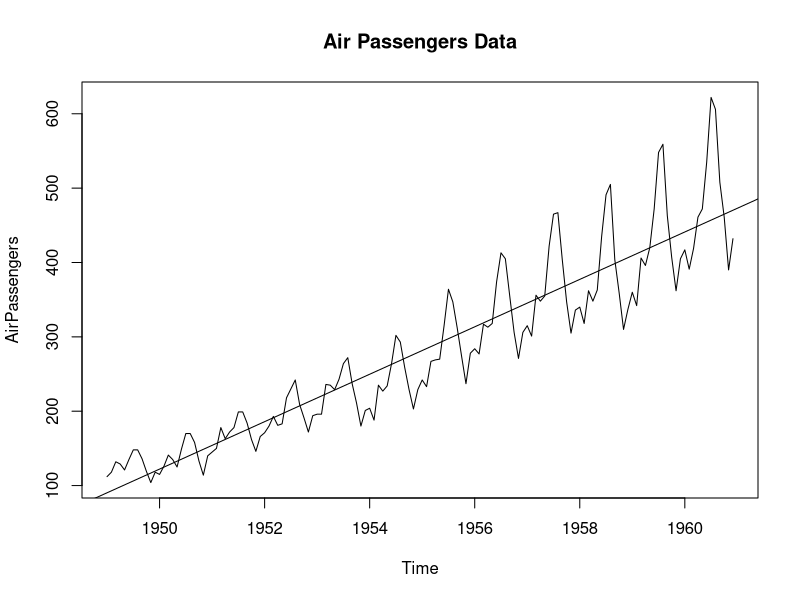
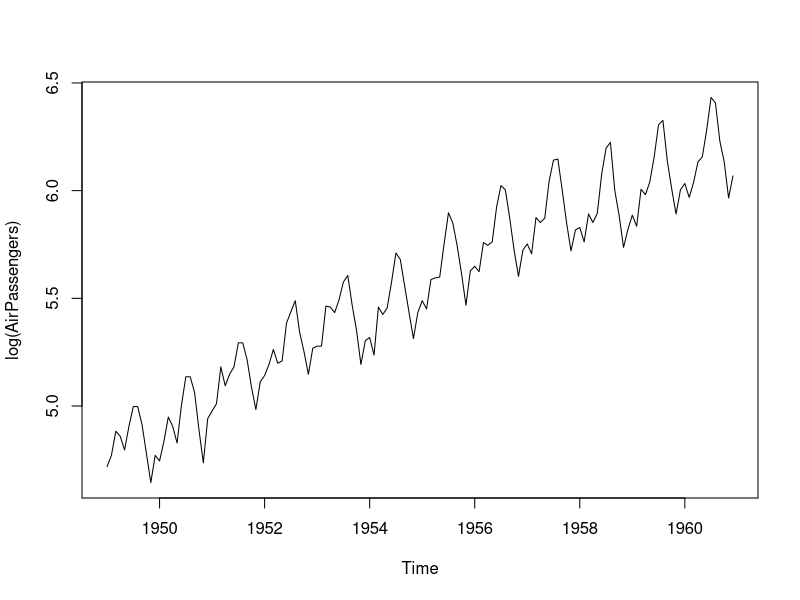
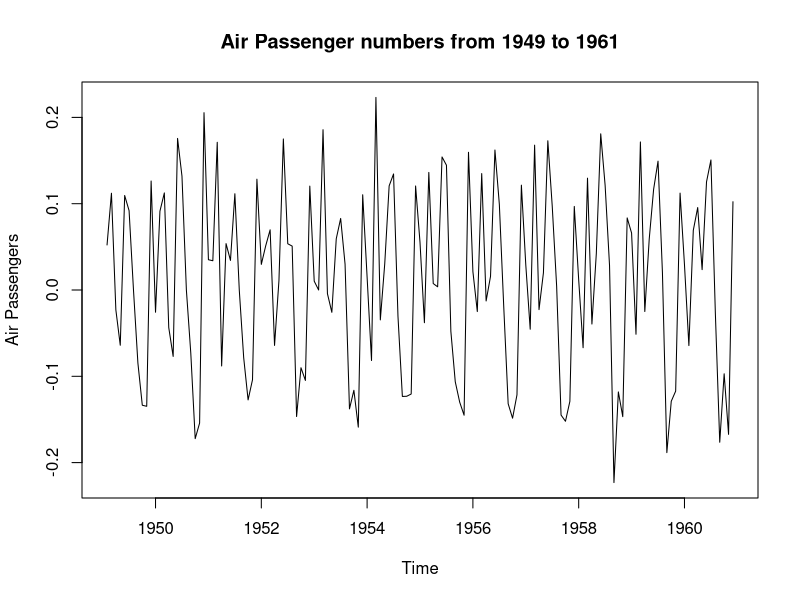
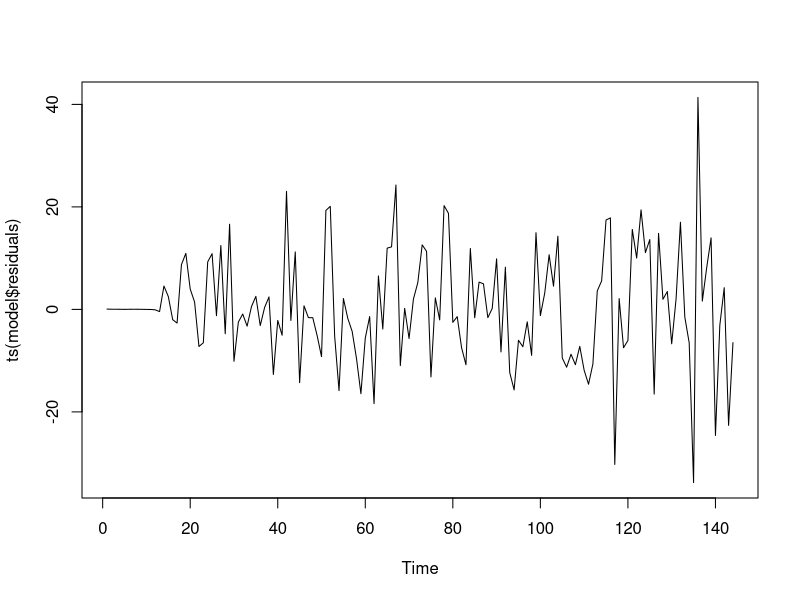
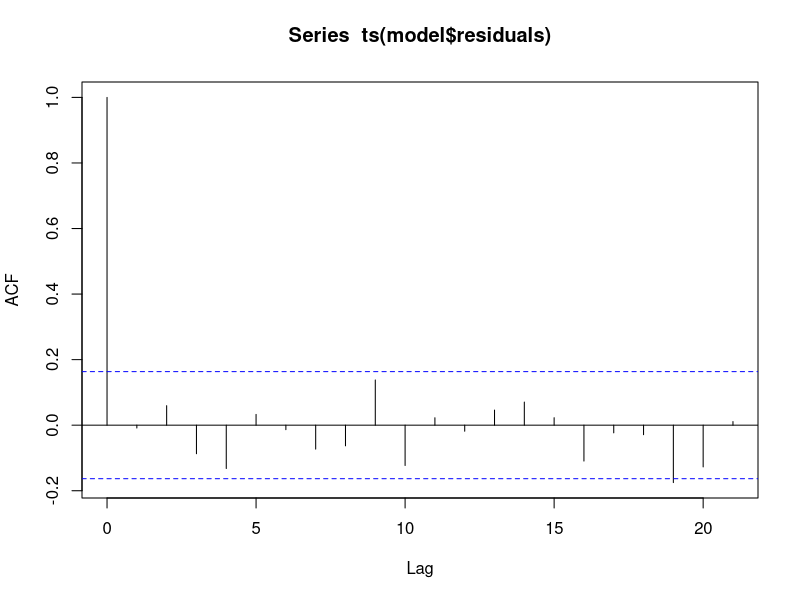
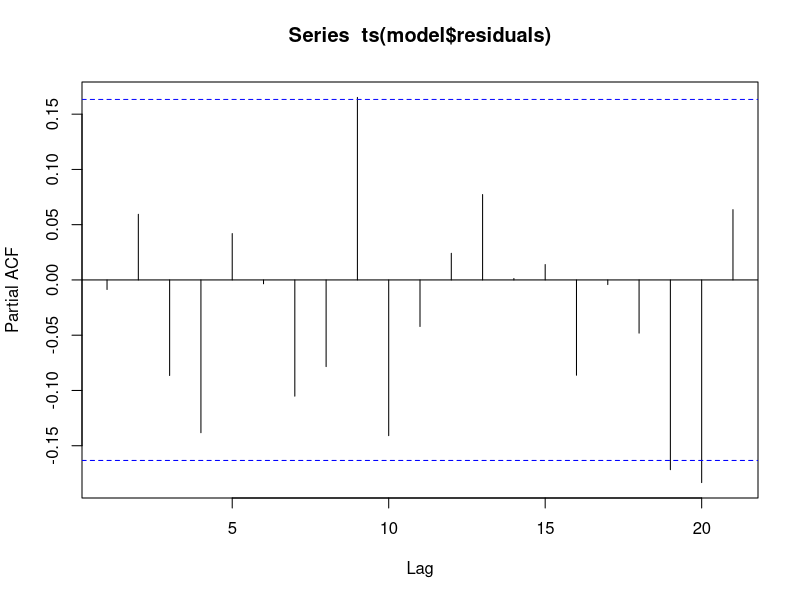
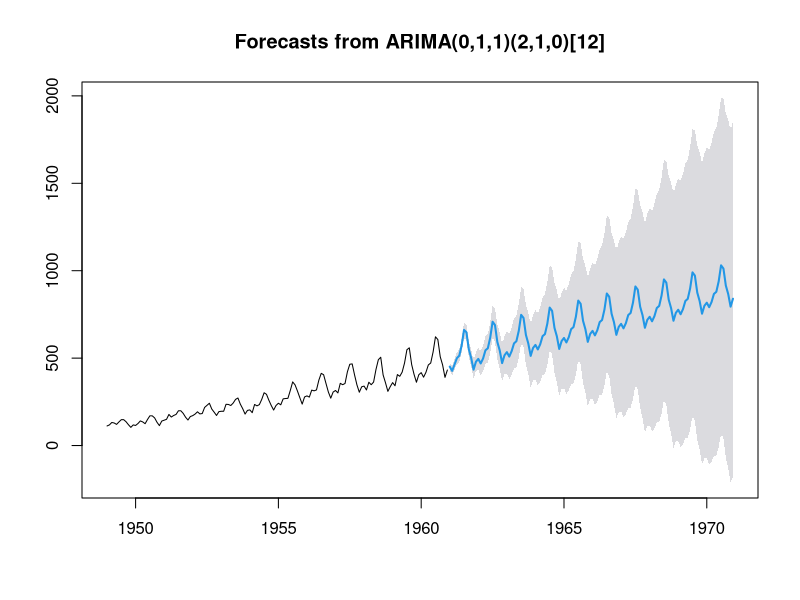
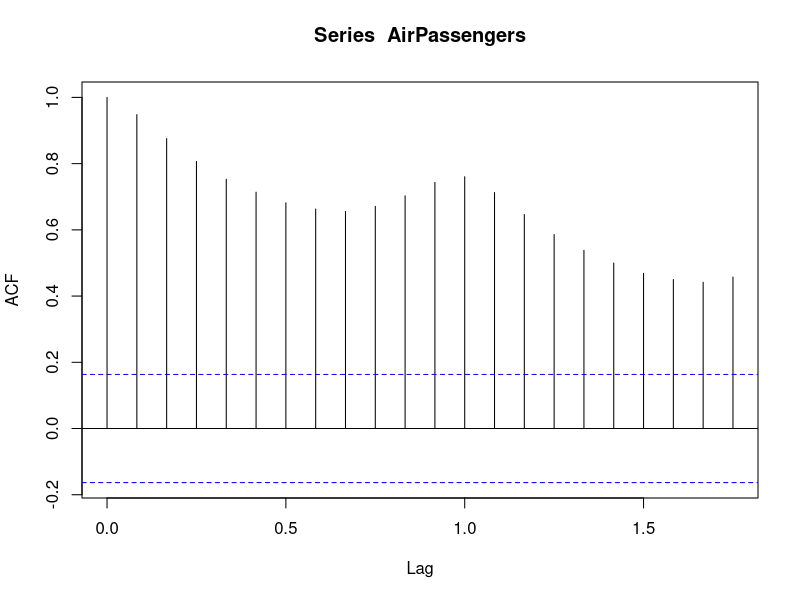

R code for these plots, in order:

# Time series Analysis R codes on Air passengers data

# This function is use to install and load the required packages
gc()
rm(list = ls(all = TRUE))

packages<-function(x){
  x<-as.character(match.call()[[2]])
  if (!require(x,character.only=TRUE)){
    install.packages(pkgs=x,repos="http://cran.r-project.org")
    require(x,character.only=TRUE)
  }
}

# We need the blow packages for time series analysis
packages(tseries)
packages(forecast)


# Import the data for the time series Analysis #

data("AirPassengers")
class(AirPassengers)

#This is the start of the time series 
start(AirPassengers)

#This is the end of the time series
end(AirPassengers)

#This tell us the intervals
frequency(AirPassengers)

#Summary of the data
summary(AirPassengers)

# Ploting the time series

plot(AirPassengers, main = "Air Passengers Data")

#fitting the line

abline(reg = lm(AirPassengers ~ time(AirPassengers)))

#This will print the data for all the cycle (Frequency)
cycle(AirPassengers)


# Lets check if the series is stationary
# SInce we are using auto.arima function, we don't need to test for the stationary and no need to find out P and q values.

adf.test(AirPassengers, alternative = 'stationary', k = 0)

# if we check the p value of the test, it is less than 0.05, which means, the series is stationary.


plot(log(AirPassengers))

plot(diff(log(AirPassengers)), main = "Air Passenger numbers from 1949 to 1961", ylab = "Air Passengers", xlab = "Time")


# ARIMA - *Autoregressive Moving Average Integration* - seeing the past values and predicting the future values
# We will be using auto.arima function to check the best model for our data.

model = auto.arima(AirPassengers, ic = 'aic', trace = TRUE)  # Passing tace = TRUE will help us to get all the 
summary(model)

# It select the model which has lower AIC value

# lets plot the residuals 

plot(ts(model$residuals))


acf(ts(model$residuals))
pacf(ts(model$residuals))


# Use model to forecast for next 10 years

pred_plot_ts = forecast(model, level = c(95), h = 10*12)
# In case, we want to see the forecasted result, remove the # from the below line. 
#pred_plot_ts
plot(pred_plot_ts)



# These things are optional
acf(AirPassengers)
pacf(AirPassengers)

# Finally, lets do the model diagnosis
tsdiag(model)
